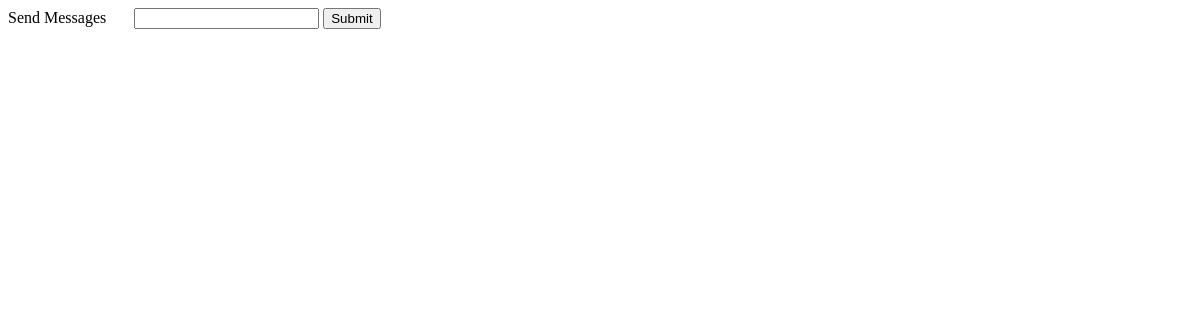
/main/chat_forum/ (signed in), run on an earlier commit of the app's database.
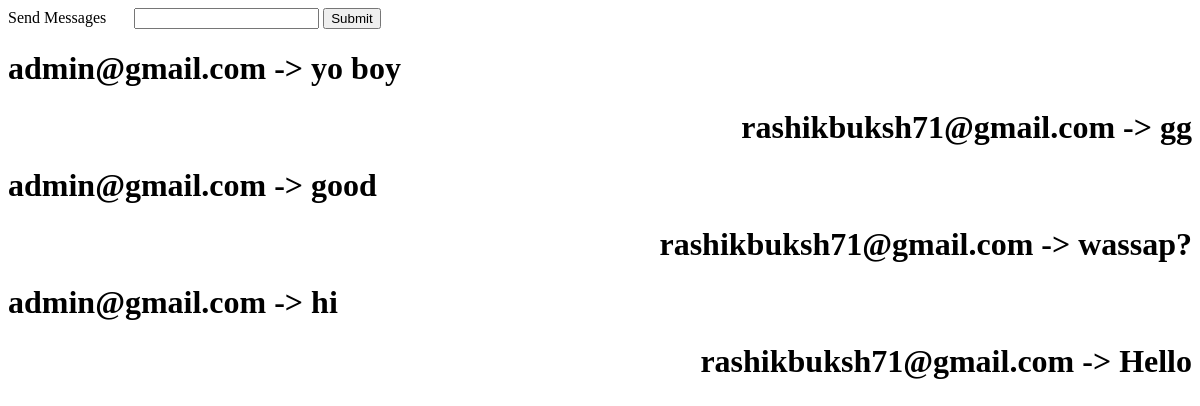
And on a later commit of the database.
### main/models.py (models this page shows)
class chatForumMessages(models.Model):
    message_user = models.ForeignKey(settings.AUTH_USER_MODEL, default=None, on_delete=models.DO_NOTHING)
    message = models.CharField(max_length=300, null=True)
    date = models.DateTimeField(auto_now_add=True)

### accounts/models.py (models this page shows)
class User(AbstractUser):
    is_email_verified = models.BooleanField(default=False)
    def __str__(self):
        return self.email

### main/views.py (the view)
@login_required(login_url="/account/login/")
def chatForum(request):
    form = forms.chatForumForm()
    if request.method == 'POST':
        form = forms.chatForumForm(request.POST)
        if form.is_valid():
            instance = form.save(commit=False)
            instance.message_user = request.user
            instance.save()
            return HttpResponseRedirect(request.path_info)
    else:
        form = forms.chatForumForm()
    forum = chatForumMessages.objects.all().order_by('-date')
    context = {}
    context['forum'] = forum
    context['form'] = form
    return render(request, 'main/chatForum.html', context)

### main/forms.py
class chatForumForm(forms.ModelForm):
    class Meta:
        model = models.chatForumMessages
        fields = ['message']

### main/templates/main/chatForum.html (shortened to what this page needs)
<html>
<body>
<form method="POST" id="register-form" class="register-form">
						<div class="form-group">
                            <label class="u-label">Send Messages</label>
							{{form.message}}
                        <button type="submit" name="signup_submit" id="submit_button" class="form-submit" value="Sign up">Submit</button>
                    </div>
                    </form>
                        {% for forum in forum %}
                        {% if forum.message_user == user %}
                        <h1 align="right"> {{ forum.message_user }} ->  {{ forum.message }}</h1>
                        {% else %}
                        <h1> {{ forum.message_user }} ->  {{ forum.message }}</h1>
                        {% endif %}
                        {% endfor %}
</body>
</html>

What changed in the data, as far as the page shows it:
added chatForumMessages: message_user "admin@gmail.com", message "yo boy"
added chatForumMessages: message_user "rashikbuksh71@gmail.com", message "gg"
added chatForumMessages: message_user "admin@gmail.com", message "good"
added chatForumMessages: message_user "rashikbuksh71@gmail.com", message "wassap?"
added chatForumMessages: message_user "admin@gmail.com", message "hi"
added chatForumMessages: message_user "rashikbuksh71@gmail.com", message "Hello"
